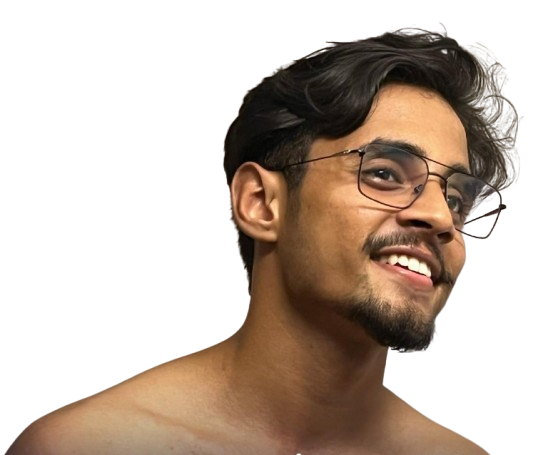
#> input picture banner/src/portrait_cutout.png, 548 x 455 px
$ python portrait.py
#> lines starting #> are read from the running program, lines starting #| are printed output that depends on the picture; after the words box and inside, x2 and y2 are one past the last pixel; in counts of white or black regions, pixels touching at a corner belong together
# photo -> dithered dot grids for the banner (saved to banner/data)

from pathlib import Path

import numpy as np
from PIL import Image, ImageEnhance, ImageFilter, ImageOps
from scipy import ndimage

ROOT = Path(__file__).resolve().parents[1]
SRC = ROOT / "src" / "portrait_cutout.png"
DATA = ROOT / "data"
PREVIEW = ROOT / "preview"

GRID_W, GRID_H = 300, 340

PAD_TOP = 26  # space above the hair
CROP_CENTER_X = 0.64

CONTRAST = 1.3
AUTOCONTRAST_CUTOFF = 1
UNSHARP = dict(radius=3, percent=140, threshold=0)


def load_crop():
    im = ImageOps.exif_transpose(Image.open(SRC)).convert("RGBA")
#> im is the input picture: PIL image 548x455 RGBA; mean R, G, B, A 55, 40.4, 29.3, 109.1
    padded = Image.new("RGBA", (im.width, im.height + PAD_TOP), (0, 0, 0, 0))
#> padded: PIL image 548x481 RGBA; every value is 0
    padded.paste(im, (0, PAD_TOP))
    h = padded.height
#> h = 481
    w = int(round(h * GRID_W / GRID_H))
#> w = 424
    left = int(round(CROP_CENTER_X * padded.width - w / 2))
#> left = 139
    left = max(0, min(left, padded.width - w))
#> left = 124
    if w > padded.width:
        wide = Image.new("RGBA", (w, h), (0, 0, 0, 0))
        wide.paste(padded, ((w - padded.width) // 2, 0))
        return wide
    return padded.crop((left, 0, left + w, h))


def process_tone(im):
    small = im.resize((GRID_W, GRID_H), Image.LANCZOS)
    rgba = np.asarray(small, dtype=np.float32)
    lum = rgba[..., :3] @ np.array([0.299, 0.587, 0.114], dtype=np.float32)
    subject = rgba[..., 3] > 127
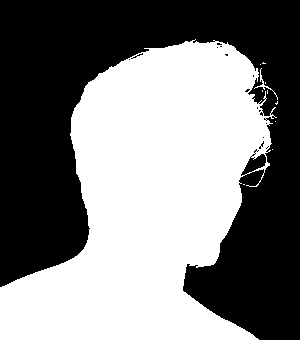
#> subject: shape (340, 300) bool; 49.6% white; 11 white regions (9 under 20 px), largest, box (x1, y1, x2, y2) and area: (0, 39, 277, 340) 50497, (254, 68, 278, 100) 71
    # fill the transparent bg with a mid grey so it doesn't mess up autocontrast
    lum[~subject] = np.median(lum[subject])
    g = Image.fromarray(np.clip(lum, 0, 255).astype(np.uint8))
    g = ImageOps.autocontrast(g, cutoff=AUTOCONTRAST_CUTOFF)
    g = ImageEnhance.Contrast(g).enhance(CONTRAST)
    g = g.filter(ImageFilter.UnsharpMask(**UNSHARP))
    return np.asarray(g, dtype=np.float32) / 255.0
#> returned value: shape (340, 300) float32


def subject_mask(im):
    alpha = np.asarray(im.resize((GRID_W, GRID_H), Image.LANCZOS))[..., 3]
    fg = alpha > 127
    fg = ndimage.binary_closing(fg, structure=np.ones((3, 3)), iterations=2)
#> fg: shape (340, 300) bool; 49.4% white; 1 white region, box (x1, y1, x2, y2) and area: (2, 39, 278, 338) 50398
    fg = ndimage.binary_fill_holes(fg)
#> fg: shape (340, 300) bool; 50% white; 1 white region, box (x1, y1, x2, y2) and area: (2, 39, 278, 338) 50977
    lab, n = ndimage.label(fg)
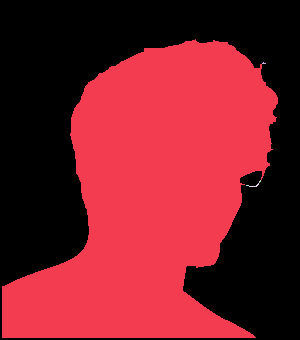
#> lab: shape (340, 300) int32; 6 distinct labels, from 0 to 5; one colour per label, 0 black
#> n = 5
    if n > 1:
        sizes = ndimage.sum(fg, lab, range(1, n + 1))
#> sizes = [50952, 5, 4, 13, 3]
        fg = lab == (int(np.argmax(sizes)) + 1)
#> fg: shape (340, 300) bool; 50% white; 1 white region, box (x1, y1, x2, y2) and area: (2, 39, 278, 338) 50952
    return fg


def dither(tone, valid=None):
    # floyd-steinberg, serpentine
    h, w = tone.shape
#> h = 340; w = 300
    buf = tone.astype(np.float64).copy()
    out = np.zeros((h, w), dtype=bool)
    if valid is None:
        valid = np.ones((h, w), dtype=bool)
    buf[~valid] = 0.0
    for y in range(h):
        if y % 2 == 0:
            xs, step = range(w), 1
        else:
            xs, step = range(w - 1, -1, -1), -1
        row = buf[y]
        nxt = buf[y + 1] if y + 1 < h else None
        for x in xs:
            if not valid[y, x]:
                continue
            v = row[x]
            on = v >= 0.5
            out[y, x] = on
            err = v - (1.0 if on else 0.0)
            xf = x + step
            xb = x - step
            if 0 <= xf < w and valid[y, xf]:
                row[xf] += err * 7 / 16
            if nxt is not None:
                if 0 <= xb < w and valid[y + 1, xb]:
                    nxt[xb] += err * 3 / 16
                if valid[y + 1, x]:
                    nxt[x] += err * 5 / 16
                if 0 <= xf < w and valid[y + 1, xf]:
                    nxt[xf] += err * 1 / 16
#> out: shape (340, 300) bool; 21.7% white; 1363 white regions (1346 under 20 px), largest, box (x1, y1, x2, y2) and area: (2, 196, 143, 338) 6747, (120, 127, 247, 251) 6139, (128, 78, 246, 165) 3960
    return out


def save_preview(dots, path, fg, bg, scale=2):
    fg_rgb = np.array([int(fg[i : i + 2], 16) for i in (1, 3, 5)], dtype=np.uint8)
    bg_rgb = np.array([int(bg[i : i + 2], 16) for i in (1, 3, 5)], dtype=np.uint8)
    img = np.where(dots[..., None], fg_rgb, bg_rgb).astype(np.uint8)
    Image.fromarray(img).resize((dots.shape[1] * scale, dots.shape[0] * scale), Image.NEAREST).save(path)


def main():
    DATA.mkdir(exist_ok=True)
    PREVIEW.mkdir(exist_ok=True)

    im = load_crop()
    tone = process_tone(im)
    mask = subject_mask(im)

    # dark mode: bright parts are dots. light mode: dark parts are dots
    dark = dither(tone, valid=mask)
    dark &= ndimage.binary_erosion(mask, iterations=1)
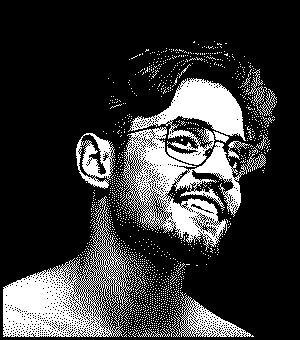
#> dark: shape (340, 300) bool; 21.3% white; 1344 white regions (1328 under 20 px), largest, box (x1, y1, x2, y2) and area: (3, 196, 143, 337) 6584, (120, 127, 247, 251) 6112, (128, 78, 246, 165) 3960
    light = dither(1.0 - tone, valid=mask)
#> in dither (call 2), `buf = tone.astype(np.float64).copy()`:
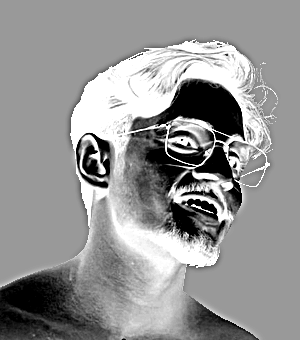
#> buf: shape (340, 300) float64; min 0, max 1, mean 0.582
#> after the loop in dither (call 2), `for y in range(h):`: out: shape (340, 300) bool; 28.3% white; 779 white regions (776 under 20 px), largest, box (x1, y1, x2, y2) and area: (43, 39, 278, 338) 27534, (191, 204, 214, 214) 41, (103, 152, 109, 161) 23
    light &= ndimage.binary_erosion(mask, iterations=1)
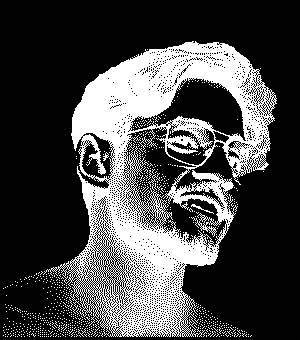
#> light: shape (340, 300) bool; 27.6% white; 762 white regions (759 under 20 px), largest, box (x1, y1, x2, y2) and area: (43, 41, 277, 337) 26873, (191, 204, 214, 214) 41, (103, 152, 109, 161) 23

    np.save(DATA / "tone.npy", tone.astype(np.float32))
    np.save(DATA / "mask.npy", mask)
    np.save(DATA / "dots_dark.npy", dark)
    np.save(DATA / "dots_light.npy", light)

    save_preview(dark, PREVIEW / "portrait_dark.png", "#A78BFA", "#0A101F")
#> in save_preview, `Image.fromarray(img).resize((dots.shape[1] * scale, dots.shape[0] * sc..`:
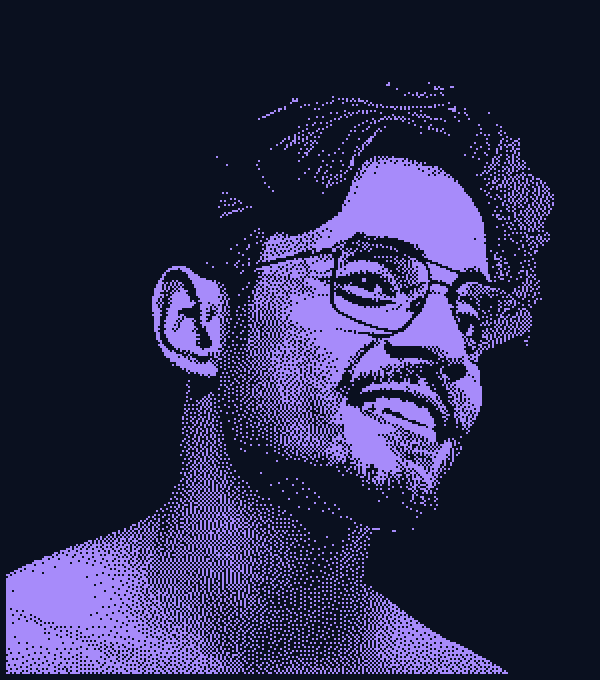
#> saved as portrait_dark.png: PIL image 600x680 RGB; mean R, G, B 43.4, 42.2, 77.6
    save_preview(light, PREVIEW / "portrait_light.png", "#7C3AED", "#FFFFFF")
#> call 2 of save_preview, with fg = '#7C3AED', bg = '#FFFFFF', scale = 2
#> in save_preview (call 2), `Image.fromarray(img).resize((dots.shape[1] * scale, dots.shape[0] * sc..`:
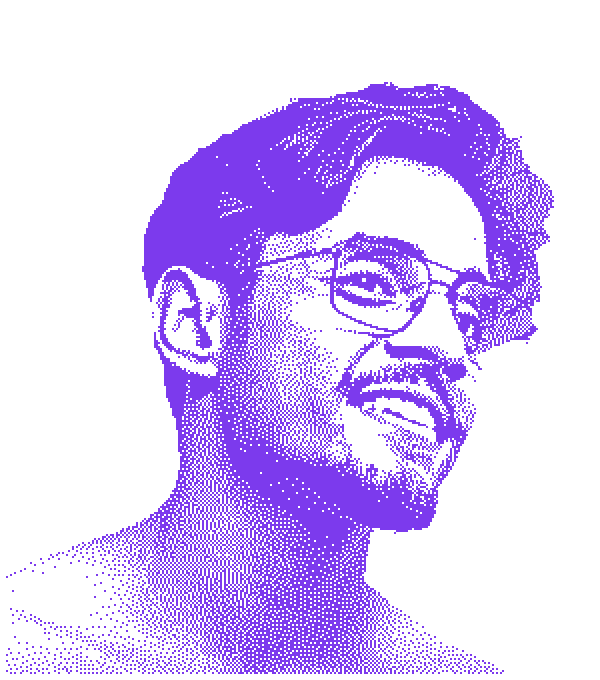
#> saved as portrait_light.png: PIL image 600x680 RGB; mean R, G, B 218.9, 200.7, 250

    print("dark", int(dark.sum()), "light", int(light.sum()))
#| dark 21721 light 28120


if __name__ == "__main__":
    main()
